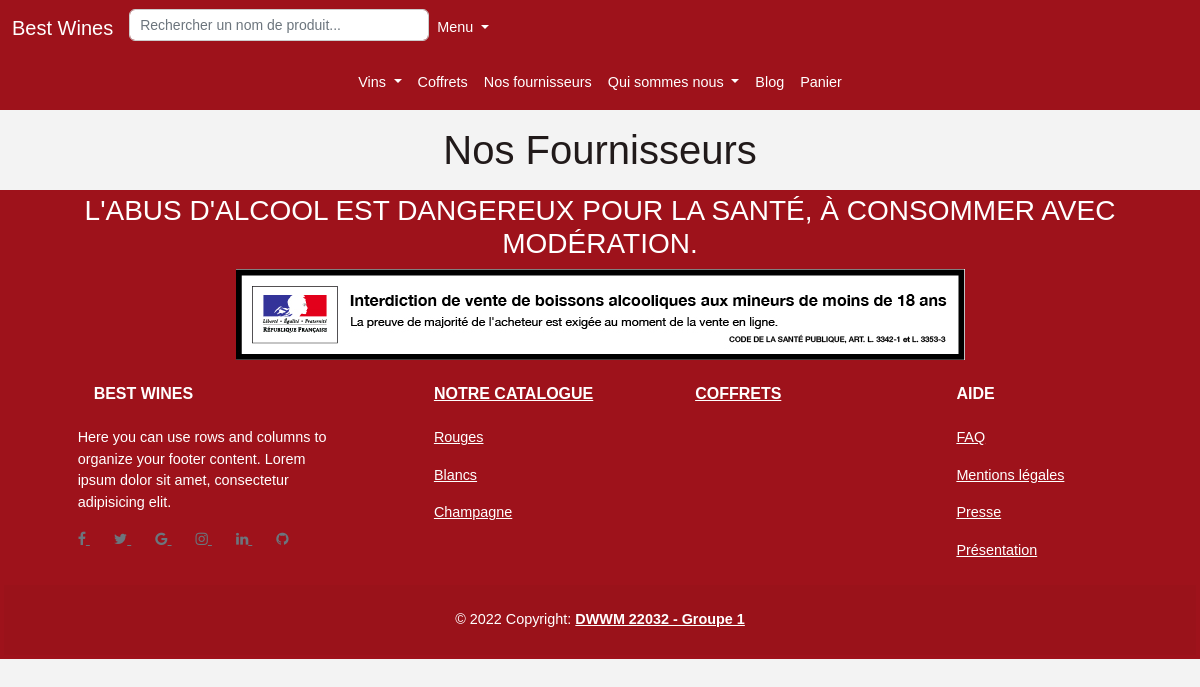
Page /nos-fournisseurs on the earlier database version.
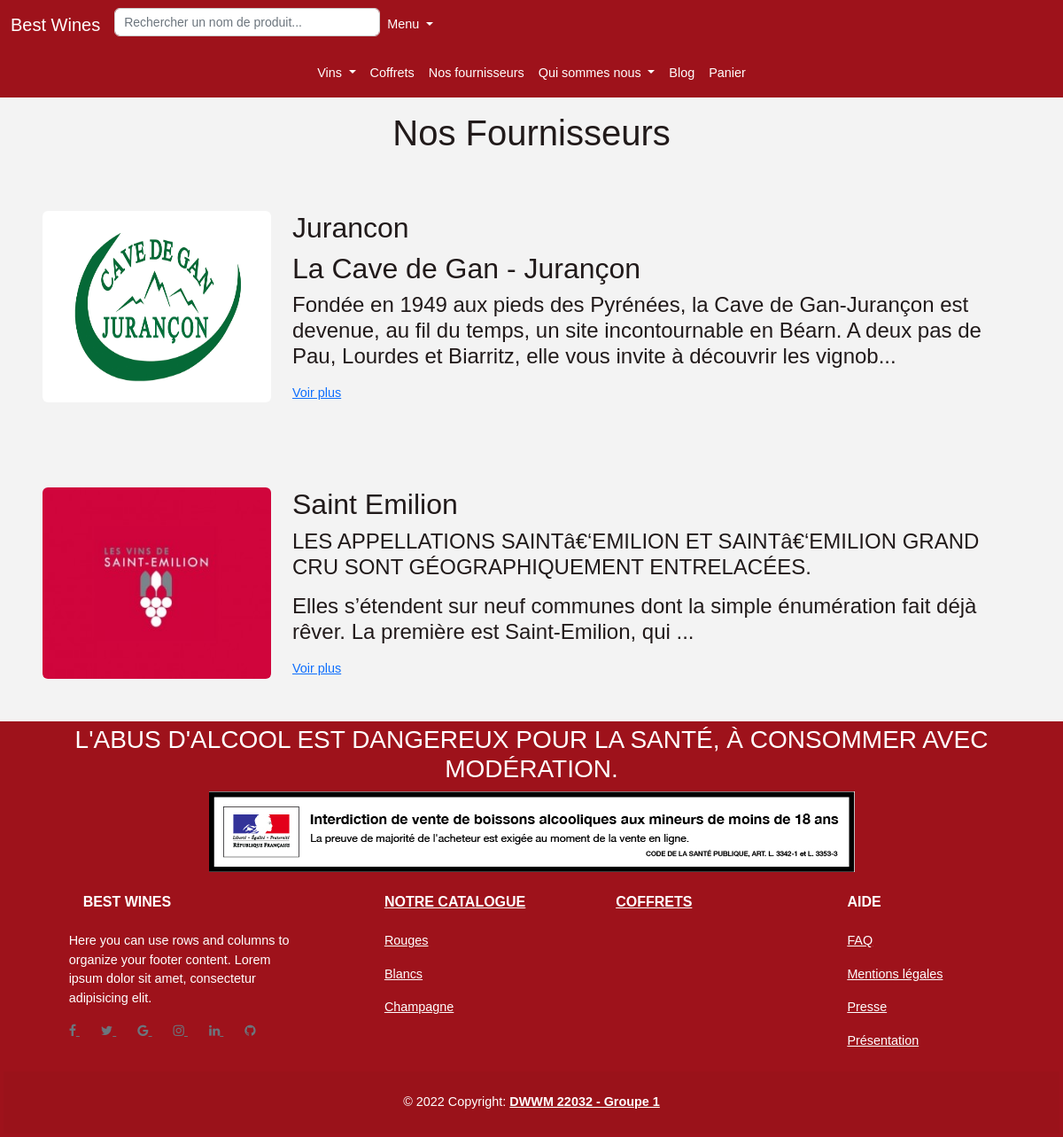
Same page on the later database version.
### tables this page shows
CREATE TABLE IF NOT EXISTS `supplier` (
  `id` int(11) NOT NULL AUTO_INCREMENT,
  `name` varchar(255) NOT NULL,
  `content` text NOT NULL,
  `image_supp` varchar(255) NOT NULL,
  PRIMARY KEY (`id`)
);

### core/Controller.php (called while the page is built, shortened)
<?php
abstract class Controller
{
    public function renderView(string $view_name, array $params = []): void
    {
        extract($params);
        require_once "src/views/$view_name.php";
        require_once 'src/views/layout.php';
    }
}

### src/controllers/SupplierController.php (called while the page is built, shortened)
<?php
class SupplierController extends Controller
{
    public function showFournisseur()
    {
        $supplier = new Supplier;
        $suppliers =  $supplier->findAll();
        $this->renderView('fournisseur/index', compact('suppliers'));
    }
}

### core/Router.php (called while the page is built, shortened)
<?php
class Router
{
    private static array $routes = [];
    public static function register(string $request, string $action) : void
    {
        self::$routes[$request] = $action;
    }
    public static function resolve(string $request_uri) : void
    {
        $request_uri = explode("?", $request_uri)[0];
        [$controller_name , $action_name] = explode('::', self::$routes[$request_uri]);
        $instance = new $controller_name();
        call_user_func_array([$instance, $action_name], []);
    }
}

### index.php (called while the page is built, shortened)
<?php
$request_uri = str_replace(BASE_DIR, '', $_SERVER['REQUEST_URI']);
try {
    Router::resolve($request_uri);
}catch (Exception $e)
{
    echo $e->getMessage();
}

### core/Database.php (called while the page is built, shortened)
<?php
class Database
{
    private static \PDO|null $instance = null;
    public static function getPdo(): \PDO
    {
        if (self::$instance == null){
            try {
                self::$instance = new \PDO(
                    "mysql:host=".$_ENV['DATABASE_HOST'].";dbname=".$_ENV['DATABASE_NAME'],
                    $_ENV['DATABASE_USERNAME'],
                    $_ENV['DATABASE_PASSWORD'],
                    [
                        \PDO::ATTR_ERRMODE => \PDO::ERRMODE_EXCEPTION,
                        \PDO::ATTR_DEFAULT_FETCH_MODE => \PDO::FETCH_ASSOC
                    ]
                );
            }catch (\PDOException $exception){
                echo $exception->getMessage();
                die;
            }
        }
        return  self::$instance;
    }
}

### core/Model.php (called while the page is built, shortened)
<?php
abstract class Model
{
    protected \PDO $pdo;
    protected string $table_name;
    public function __construct()
    {
        $this->pdo = Database::getPdo();
    }
    public function findAll(): array
    {
        $stmt = $this->pdo->prepare("SELECT * FROM {$this->table_name}");
        $stmt->setFetchMode(\PDO::FETCH_ASSOC);
        $stmt->execute();
        return $stmt->fetchAll();
    }
}

### src/views/fournisseur/index.php (the view, shortened to what this page needs)
<h1 class="text-center m-3">Nos Fournisseurs</h1>
<?php foreach ($suppliers as $supplier) : ?>
    <div class="container-fluid p-5">
        <div class="row content">
            <div class="col-lg-3 centerCard ">
                <img src="<?= BASE_DIR ?>/uploads/blog/<?= $supplier['image_supp']; ?>" alt="" class="rounded card-bw">
            </div>
            <div class="col-lg-9 ">
                <h2><?= $supplier['name'] ?></h2>
                <div class="h4"><?= substr($supplier['content'], 0, 300) ?>...</div>
                <a href="<?= BASE_DIR ?>/blog/details?id=<?= $supplier['id'] ?>">Voir plus</a>
            </div>
        </div>
    </div>
<?php endforeach ?><div>

Differences in the rows shown:
added supplier: image_supp (picture), name "Jurancon", content "La Cave de Gan - Jurançon Fondée en 1949 aux pieds des Pyrénées, la Cave de Gan-Jurançon est devenue, au fil du temps, un site incontournable en Béarn. A deux pas de Pau, Lourdes et Biarritz, elle vous invite à découvrir les vignob"
added supplier: image_supp (picture), name "Saint Emilion", content "LES APPELLATIONS SAINTâ€‘EMILION ET SAINTâ€‘EMILION GRAND CRU SONT GÉOGRAPHIQUEMENT ENTRELACÉES. Elles s’étendent sur neuf communes dont la simple énumération fait déjà rêver. La première est Saint-Emilion, qui"
